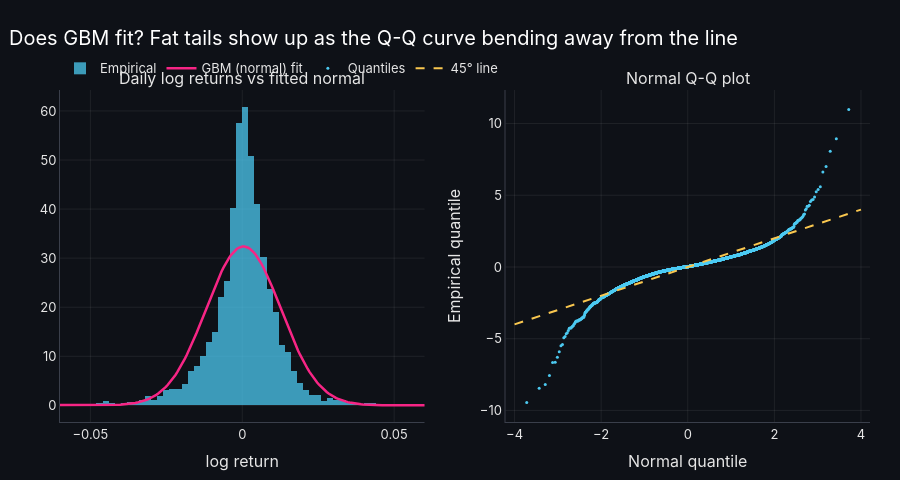

Write notebook code for a chart like this one.
### Markdown cell above
## 2. GBM parameter estimation and its limits
GBM implies normally distributed log returns. The maximum-likelihood estimates are the sample mean and standard deviation of log returns. Equity returns are fat-tailed and negatively skewed, which is why GBM ranges are too narrow in the tails. Section 5 measures how much this matters.

### Code cell
# GBM fit and diagnostics. GBM.fit computes σ̂ and μ̂ with the formulas above, and the cell prints skewness and excess kurtosis.

log_ret = df['log_ret']
gbm_fit = GBM.fit(log_ret, periods_per_year=TRADING_DAYS)   # σ̂ = std · √252, μ̂ = mean · 252 + σ̂²/2
mu_hat, sigma_hat = gbm_fit.mu, gbm_fit.sigma
print(f'GBM MLE (full sample): mu = {mu_hat:.2%} p.a., sigma = {sigma_hat:.2%} p.a.')
print(f'Skewness = {log_ret.skew():.2f} | excess kurtosis = {log_ret.kurt():.2f} (normal = 0)')

z = np.sort(((log_ret - log_ret.mean()) / log_ret.std()).to_numpy())
theoretical = norm.ppf((np.arange(1, len(z) + 1) - 0.5) / len(z))
grid = np.linspace(log_ret.min(), log_ret.max(), 400)

fig = make_subplots(rows=1, 
                    cols=2, 
                    subplot_titles=('Daily log returns vs fitted normal', 'Normal Q-Q plot'))


fig.add_histogram(x=log_ret, 
                  histnorm='probability density', 
                  nbinsx=200, name='Empirical',
                  marker_color=PALETTE[0], 
                  opacity=0.75, 
                  row=1, 
                  col=1)

fig.add_scatter(x=grid, 
                y=norm.pdf(grid, 
                           log_ret.mean(), 
                           log_ret.std()), 
                name='GBM (normal) fit',
                line=dict(color=PALETTE[1], width=2.5), row=1, col=1)

fig.add_scatter(x=theoretical, 
                y=z, mode='markers', 
                name='Quantiles', 
                marker=dict(color=PALETTE[0], 
                            size=3),
                row=1, col=2)

fig.add_scatter(x=[-4, 4], 
                y=[-4, 4], 
                mode='lines', 
                name='45° line', 
                line=dict(color=PALETTE[3], 
                          dash='dash'),
                row=1, col=2)

fig.update_xaxes(range=[-0.06, 0.06], title_text='log return', row=1, col=1)

fig.update_xaxes(title_text='Normal quantile', row=1, col=2)
fig.update_yaxes(title_text='Empirical quantile', row=1, col=2)
fig.update_layout(title='Does GBM fit? Fat tails show up as the Q-Q curve bending away from the line',
                  height=480, hovermode='closest')
fig.show()

### Figure 1 — Plotly figure (JSON) as saved in the notebook; plotly's stock layout.template omitted (floating-point values rounded to 4 significant figures; data arrays with more than 128 entries replaced by an {"elided": "..."} marker saying what was removed)
{"data": [{"histnorm": "probability density", "marker": {"color": "#4CC9F0"}, "name": "Empirical", "nbinsx": 200, "opacity": 0.75, "type": "histogram", "x": {"elided": "4993 float values"}, "xaxis": "x", "yaxis": "y"}, {"line": {"color": "#F72585", "width": 2.5}, "name": "GBM (normal) fit", "type": "scatter", "x": {"elided": "400 float values"}, "xaxis": "x", "y": {"elided": "400 float values"}, "yaxis": "y"}, {"marker": {"color": "#4CC9F0", "size": 3}, "mode": "markers", "name": "Quantiles", "type": "scatter", "x": {"elided": "4993 float values"}, "xaxis": "x2", "y": {"elided": "4993 float values"}, "yaxis": "y2"}, {"line": {"color": "#F9C74F", "dash": "dash"}, "mode": "lines", "name": "45° line", "type": "scatter", "x": [-4, 4], "xaxis": "x2", "y": [-4, 4], "yaxis": "y2"}], "layout": {"annotations": [{"font": {"size": 16}, "showarrow": false, "text": "Daily log returns vs fitted normal", "x": 0.225, "xanchor": "center", "xref": "paper", "y": 1, "yanchor": "bottom", "yref": "paper"}, {"font": {"size": 16}, "showarrow": false, "text": "Normal Q-Q plot", "x": 0.775, "xanchor": "center", "xref": "paper", "y": 1, "yanchor": "bottom", "yref": "paper"}], "height": 480, "hovermode": "closest", "title": {"text": "Does GBM fit? Fat tails show up as the Q-Q curve bending away from the line"}, "xaxis": {"anchor": "y", "domain": [0, 0.45], "range": [-0.06, 0.06], "title": {"text": "log return"}}, "xaxis2": {"anchor": "y2", "domain": [0.55, 1], "title": {"text": "Normal quantile"}}, "yaxis": {"anchor": "x", "domain": [0, 1]}, "yaxis2": {"anchor": "x2", "domain": [0, 1], "title": {"text": "Empirical quantile"}}}}
